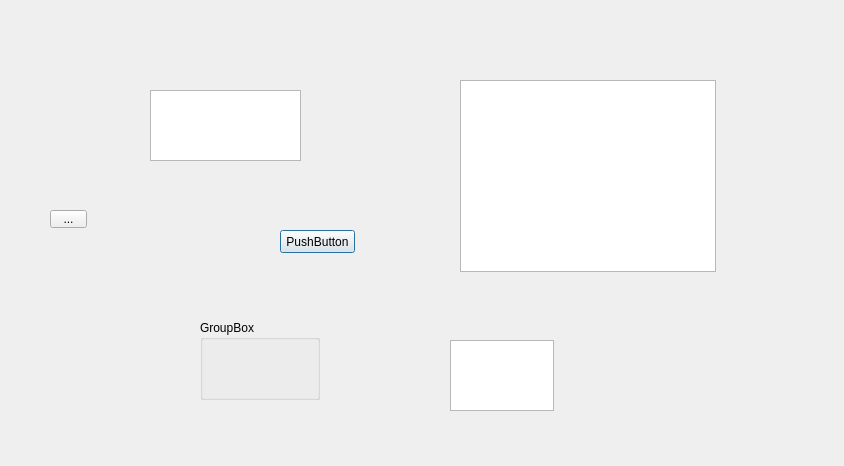
<?xml version="1.0" encoding="UTF-8"?>
<ui version="4.0">
 <class>mydialog</class>
 <widget class="QDialog" name="mydialog">
  <property name="geometry">
   <rect>
    <x>0</x>
    <y>0</y>
    <width>844</width>
    <height>466</height>
   </rect>
  </property>
  <property name="windowTitle">
   <string>Dialog</string>
  </property>
  <widget class="QTreeView" name="treeView">
   <property name="geometry">
    <rect>
     <x>150</x>
     <y>90</y>
     <width>151</width>
     <height>71</height>
    </rect>
   </property>
  </widget>
  <widget class="QListWidget" name="listWidget">
   <property name="geometry">
    <rect>
     <x>460</x>
     <y>80</y>
     <width>256</width>
     <height>192</height>
    </rect>
   </property>
  </widget>
  <widget class="QGroupBox" name="groupBox">
   <property name="geometry">
    <rect>
     <x>200</x>
     <y>320</y>
     <width>120</width>
     <height>80</height>
    </rect>
   </property>
   <property name="title">
    <string>GroupBox</string>
   </property>
  </widget>
  <widget class="QToolButton" name="toolButton">
   <property name="geometry">
    <rect>
     <x>50</x>
     <y>210</y>
     <width>37</width>
     <height>18</height>
    </rect>
   </property>
   <property name="text">
    <string>...</string>
   </property>
  </widget>
  <widget class="QPushButton" name="calc_tax_button">
   <property name="geometry">
    <rect>
     <x>280</x>
     <y>230</y>
     <width>75</width>
     <height>23</height>
    </rect>
   </property>
   <property name="text">
    <string>PushButton</string>
   </property>
  </widget>
  <widget class="QTextEdit" name="textval">
   <property name="geometry">
    <rect>
     <x>450</x>
     <y>340</y>
     <width>104</width>
     <height>71</height>
    </rect>
   </property>
  </widget>
 </widget>
 <resources/>
 <connections/>
</ui>
